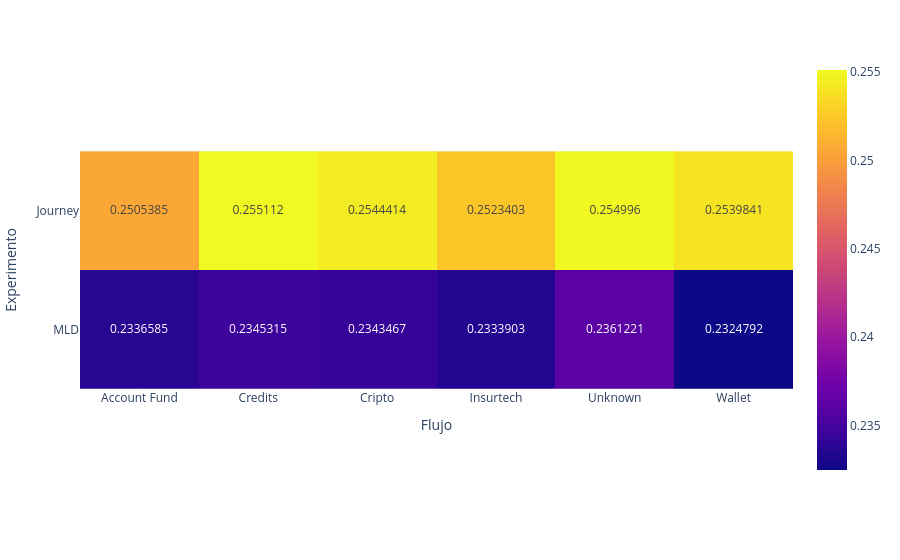

Notebook code cell kept with this figure:
### Markdown cell above
The organic segment shows the highest activation rate. The MLD experiment enhances its performance more effectively than the journey approach.

### Code cell
data_graph = data.groupby(["Experimento", "Flujo"])["Activo"].mean().reset_index()
data_graph = data_graph.pivot(index="Experimento", columns="Flujo", values="Activo")
fig = px.imshow(data_graph, text_auto=True)
fig.show()

### Figure 1 — Plotly figure (JSON) as saved in the notebook; plotly's stock layout.template omitted (floating-point values rounded to 4 significant figures)
{"data": [{"coloraxis": "coloraxis", "hovertemplate": "Flujo: %{x}<br>Experimento: %{y}<br>color: %{z}<extra></extra>", "name": "0", "texttemplate": "%{z}", "type": "heatmap", "x": ["Account Fund", "Credits", "Cripto", "Insurtech", "Unknown", "Wallet"], "xaxis": "x", "y": ["Journey", "MLD"], "yaxis": "y", "z": [[0.2505, 0.2551, 0.2544, 0.2523, 0.255, 0.254], [0.2337, 0.2345, 0.2343, 0.2334, 0.2361, 0.2325]]}], "layout": {"coloraxis": {"colorscale": [[0, "#0d0887"], [0.1111, "#46039f"], [0.2222, "#7201a8"], [0.3333, "#9c179e"], [0.4444, "#bd3786"], [0.5556, "#d8576b"], [0.6667, "#ed7953"], [0.7778, "#fb9f3a"], [0.8889, "#fdca26"], [1, "#f0f921"]]}, "margin": {"t": 60}, "xaxis": {"anchor": "y", "constrain": "domain", "domain": [0, 1], "scaleanchor": "y", "title": {"text": "Flujo"}}, "yaxis": {"anchor": "x", "autorange": "reversed", "constrain": "domain", "domain": [0, 1], "title": {"text": "Experimento"}}}}
